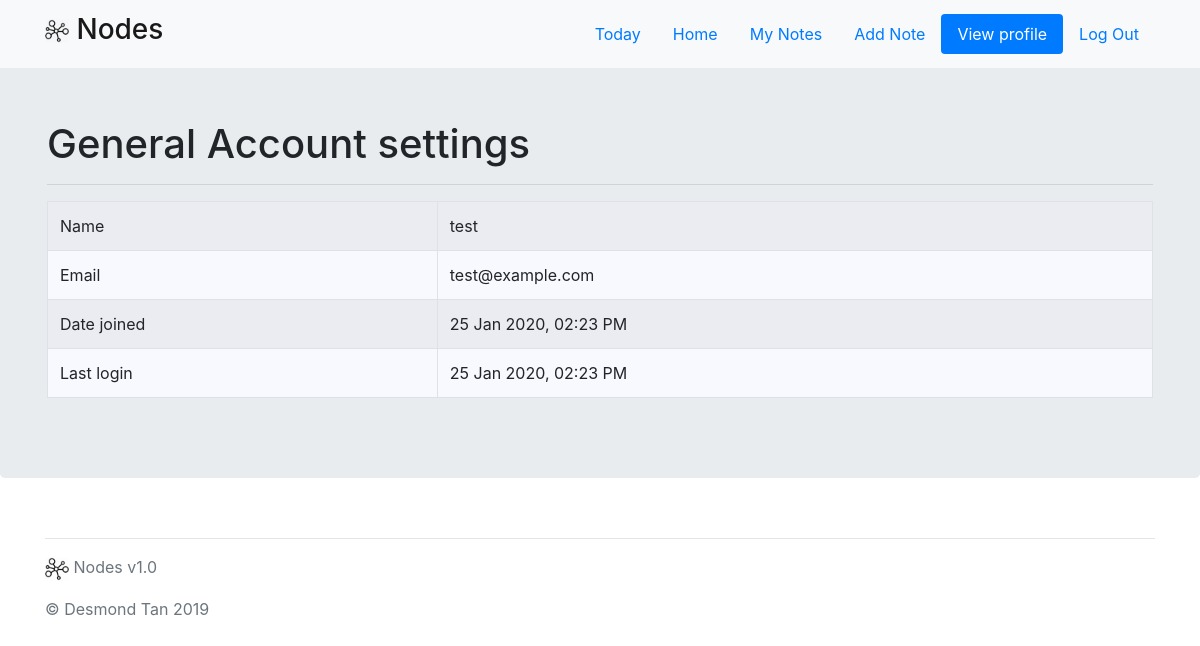
The page /profile (signed in) on the database as committed earlier.
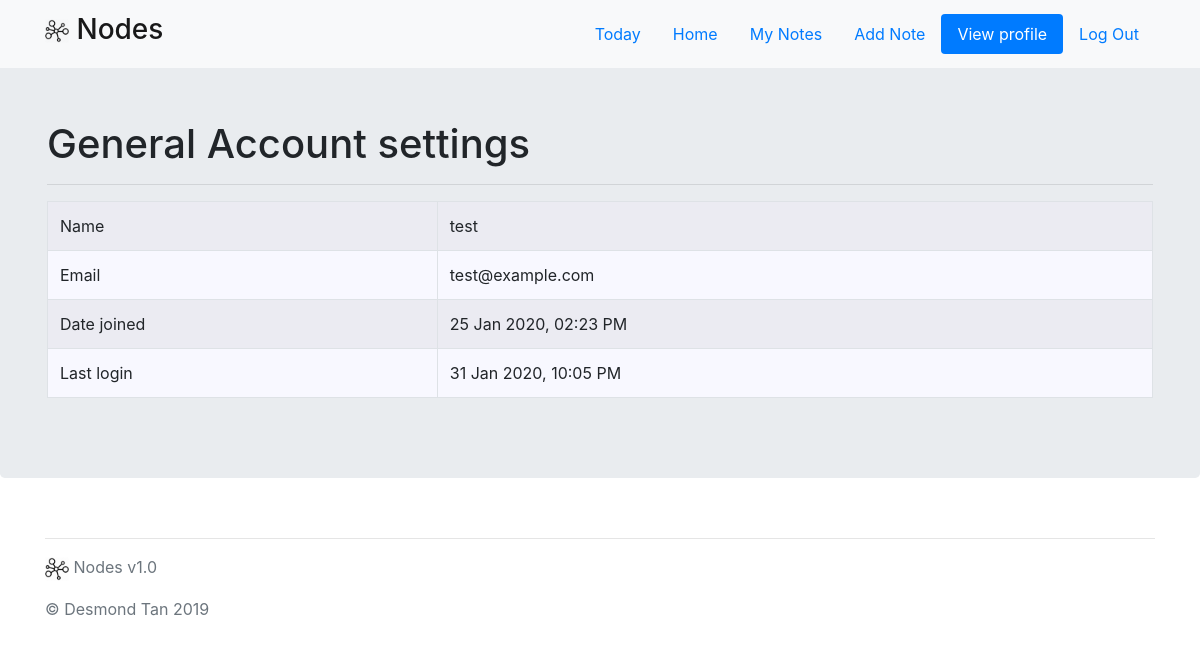
The same page on the database as committed later.
### app/models.py (models this page shows, shortened)
class User(db.Model):
    __tablename__ = 'users'
    id = db.Column(db.Integer, primary_key=True)
    username = db.Column(db.String(64), index=True, unique=True)
    email = db.Column(db.String(120), index=True, unique=True)
    password_hash = db.Column(db.String(128))
    date_created = db.Column(db.String(32))
    last_login = db.Column(db.String(32))

### app/main/views.py (the view)
@main.route('/profile')
@login_required
def profile():
    user = get_user_by_id(session['user_id'])
    return render_template('main/profile.html', username=session['username'], user=user)

### app/utils/filters.py (called while the page is built)
def datetimeformat(value, format="%d %b %Y, %I:%M %p"):
    datetime_obj = datetime.strptime(value, '%Y-%m-%d %H:%M:%S.%f')
    return datetime_obj.strftime(format)

### app/utils/functions.py (called while the page is built)
def get_user_by_id(user_id):
    user = User.query.filter(User.id == user_id).first()
    return user

### app/templates/main/profile.html (shortened to what this page needs)
{% extends "layout.html" %}
{% block body %}
<div class="jumbotron">
    <div class="container">
        <h1>General Account settings</h1>
        <hr>
        <table class="table table-hover table-striped table-bordered" style="background-color: ghostwhite;">
            <tr>
                <td>Name</td>
                <td>{{ user.username }}</td>
            </tr>
            <tr>
                <td>Email</td>
                <td>{{ user.email }}</td>
            </tr>
            <tr>
                <td>Date joined</td>
                <td>{{ user.date_created | datetimeformat }}</td>
            </tr>
            <tr>
                <td>Last login</td>
                <td>{{ user.last_login | datetimeformat }}</td>
            </tr>
        </table>
    </div>
</div>
{% endblock %}

### app/templates/layout.html (shortened to what this page needs)
<!doctype html>
<html lang="en">
    <head>
        <link rel='stylesheet' href="{{ url_for("static", filename="css/bootstrap.min.css") }}">
    </head>
    <body>
        <nav class="navbar navbar-expand-md navbar-light fixed-top bg-light">
            <div class="container">
                <a class="navbar-brand custom-control-inline" href="{{ url_for('main.index') }}">
                    <h3>
                        <span>
                        <img alt="Icon"
                             style="width: 24px; height: 24px"
                             src="{{ url_for('static', filename='images/nodes_icon.png') }}">
                        Nodes
                        </span>
                    </h3>
                </a>
                <div class="collapse navbar-collapse" id="myNavBar">
                    <ul class="nav nav-pills ml-auto">
                        {% if username %}
                            <li class="nav-item" id="today">
                                <a class="nav-link" href="{{ url_for("main.today") }}">Today</a>
                            </li>
                            <li class="nav-item" id="home">
                                <a class="nav-link" href="{{ url_for("main.home_page") }}">Home</a>
                            </li>
                            <li class="nav-item" id="notes">
                                <a class="nav-link" href="{{ url_for("main.my_notes") }}">My Notes</a>
                            </li>
                            <li class="nav-item" id="addNote">
                                <a class="nav-link" href="{{ url_for("main.add_note") }}">Add Note</a>
                            </li>
                            <li class="nav-item" id="profile">
                                <a class="nav-link" href="{{ url_for("main.profile") }}">View profile</a>
                            </li>
                            <li class="nav-item" id="logout">
                                <a class="nav-link" href="{{ url_for("auth.logout") }}">Log Out</a>
                            </li>
                        {% endif %}
                    </ul>
                </div>
            </div>
        </nav>
        <main role="main">
            {% block body %}{% endblock %}
        </main>
        <footer class="text-muted">
            <div class="container">
                <hr>
                <p>
                    <img alt="Icon"
                         style="width: 24px; height: 24px"
                         src="{{ url_for('static', filename='images/nodes_icon.png') }}">
                    Nodes v1.0
                </p>
                <p>&copy; Desmond Tan 2019</p>
            </div>
        </footer>
    </body>
</html>

### app/templates/layout.html (style rules this page uses)
body { padding-top: 3.5rem; }

Rows that differ between the two databases and show on the page:
changed User "test": last_login "25 Jan 2020, 02:23 PM" → "31 Jan 2020, 10:05 PM"
